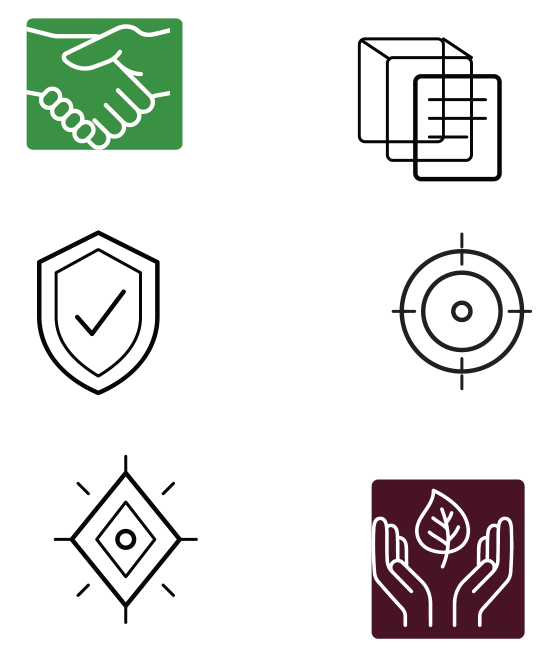
#> input picture assets/needs/values1-20.png, 1074 x 1303 px (shown at 1/2 size)
$ python extract_white_icons.py
#> lines starting #> are read from the running program, lines starting #| are printed output that depends on the picture; pictures that were not available may be replaced by others from this repository, and a replacement may not be noted
import glob
from PIL import Image
import os

files = ['assets/needs/values1-20.png', 'assets/needs/values1-25.png']
out_names = ['partnership', 'sustainability']

for i, f in enumerate(files):
    img = Image.open(f).convert("RGBA")
#> img is the input picture: PIL image 1074x1303 RGBA; mean R, G, B, A 223.7, 225, 222.1, 42.6
    width, height = img.size
#> width = 1074; height = 1303

    card_bg = img.getpixel((width // 10, height // 2))
#> card_bg = (255, 255, 255, 0)
    if card_bg[0] > 240 and card_bg[1] > 240 and card_bg[2] > 240:
        card_bg = img.getpixel((width // 4, height // 2))

    min_y = int(height * 0.28)
#> min_y = 364
    max_y = int(height * 0.62)
#> max_y = 807
    min_x = int(width * 0.15)
#> min_x = 161
    max_x = int(width * 0.85)
#> max_x = 912

    icon_img = Image.new("RGBA", (width, height), (0,0,0,0))
#> icon_img: PIL image 1074x1303 RGBA; every value is 0
    pixels = img.load()
    icon_p = icon_img.load()

    for y in range(min_y, max_y):
        for x in range(min_x, max_x):
            p = pixels[x, y]
            diff = abs(p[0] - card_bg[0]) + abs(p[1] - card_bg[1]) + abs(p[2] - card_bg[2])
            if diff > 40:
                icon_p[x, y] = p

    bbox = icon_img.getbbox()
#> bbox = (161, 460, 912, 791)
    if bbox:
        icon_img = icon_img.crop(bbox)
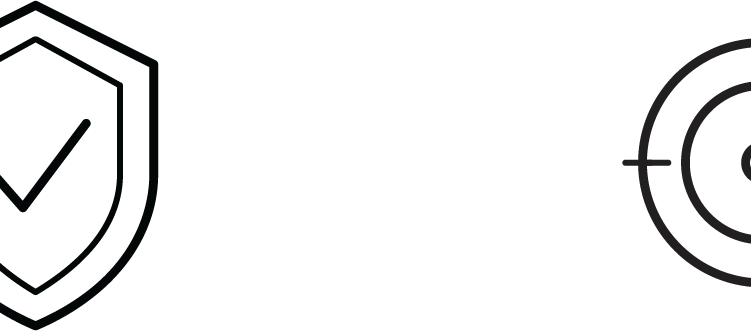
#> icon_img: PIL image 751x331 RGBA; mean R, G, B, A 1, 1, 1.1, 14.5; transparent parts drawn white
        out_path = f"assets/icon_{out_names[i]}.png"
        icon_img.save(out_path, "PNG")
        print(f"Extracted icon {out_names[i]} to {out_path} with size {icon_img.size}")
#| Extracted icon partnership to assets/icon_partnership.png with size (751, 331)
#> pass 2 of the loop `for i, f in enumerate(files):`:
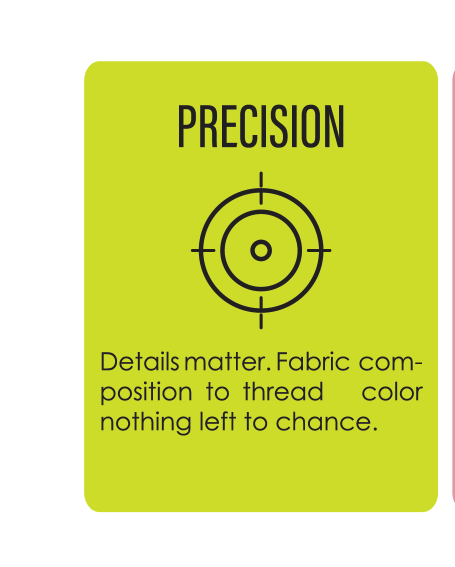
#> input picture assets/needs/values1-21.png, 910 x 1134 px, given in place of values1-25.png, which was not available (shown at 1/2 size)
#> img is the input picture: PIL image 910x1134 RGBA; mean R, G, B, A 217, 225.2, 122, 158.6
#> `card_bg = img.getpixel((width // 4, height // 2))`: card_bg = (205, 220, 41, 255)
#> bbox = (325, 343, 664, 703)
#> `icon_img = icon_img.crop(bbox)`:
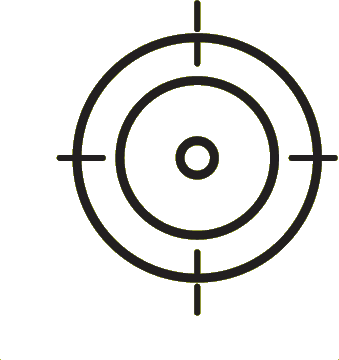
#> icon_img: PIL image 339x360 RGBA; mean R, G, B, A 5.4, 5.2, 4.2, 29.9; transparent parts drawn white
#| Extracted icon sustainability to assets/icon_sustainability.png with size (339, 360)
